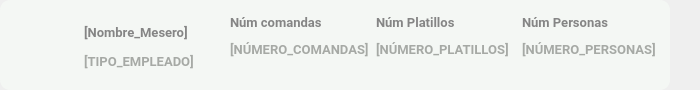
<?xml version="1.0" encoding="UTF-8"?>
<ui version="4.0">
 <class>admin_tarjeta_emeplado_reporte</class>
 <widget class="QWidget" name="admin_tarjeta_emeplado_reporte">
  <property name="geometry">
   <rect>
    <x>0</x>
    <y>0</y>
    <width>700</width>
    <height>90</height>
   </rect>
  </property>
  <property name="minimumSize">
   <size>
    <width>700</width>
    <height>90</height>
   </size>
  </property>
  <property name="windowTitle">
   <string>Form</string>
  </property>
  <property name="styleSheet">
   <string notr="true">admin_tarjeta_emeplado_reporte 
{
	background-color: rgb(244, 247, 244);
	border-color: rgb(255, 255, 0);
}</string>
  </property>
  <widget class="QLabel" name="label">
   <property name="geometry">
    <rect>
     <x>10</x>
     <y>10</y>
     <width>70</width>
     <height>70</height>
    </rect>
   </property>
   <property name="text">
    <string/>
   </property>
   <property name="pixmap">
    <pixmap resource="../Recursos.qrc">:/iconos/resources/camarero.svg</pixmap>
   </property>
   <property name="scaledContents">
    <bool>true</bool>
   </property>
   <property name="alignment">
    <set>Qt::AlignCenter</set>
   </property>
   <property name="wordWrap">
    <bool>true</bool>
   </property>
  </widget>
  <widget class="QLabel" name="lb_nombre">
   <property name="geometry">
    <rect>
     <x>84</x>
     <y>12</y>
     <width>140</width>
     <height>41</height>
    </rect>
   </property>
   <property name="maximumSize">
    <size>
     <width>140</width>
     <height>16777215</height>
    </size>
   </property>
   <property name="font">
    <font>
     <family>Roboto</family>
     <pointsize>10</pointsize>
     <weight>75</weight>
     <bold>true</bold>
    </font>
   </property>
   <property name="layoutDirection">
    <enum>Qt::LeftToRight</enum>
   </property>
   <property name="styleSheet">
    <string notr="true">color: rgb(133, 133, 133);
</string>
   </property>
   <property name="text">
    <string>[Nombre_Mesero]</string>
   </property>
   <property name="wordWrap">
    <bool>true</bool>
   </property>
  </widget>
  <widget class="QLabel" name="lb_tipoEmpleado">
   <property name="geometry">
    <rect>
     <x>84</x>
     <y>51</y>
     <width>157</width>
     <height>20</height>
    </rect>
   </property>
   <property name="font">
    <font>
     <family>Roboto</family>
     <pointsize>10</pointsize>
     <weight>75</weight>
     <bold>true</bold>
    </font>
   </property>
   <property name="layoutDirection">
    <enum>Qt::LeftToRight</enum>
   </property>
   <property name="styleSheet">
    <string notr="true">color: #A6A9A5;
</string>
   </property>
   <property name="text">
    <string>[TIPO_EMPLEADO]</string>
   </property>
  </widget>
  <widget class="QLabel" name="lb_numComandas">
   <property name="geometry">
    <rect>
     <x>230</x>
     <y>39</y>
     <width>197</width>
     <height>20</height>
    </rect>
   </property>
   <property name="font">
    <font>
     <family>Roboto</family>
     <pointsize>10</pointsize>
     <weight>75</weight>
     <bold>true</bold>
    </font>
   </property>
   <property name="layoutDirection">
    <enum>Qt::LeftToRight</enum>
   </property>
   <property name="styleSheet">
    <string notr="true">
	color: #A6A9A5;
</string>
   </property>
   <property name="text">
    <string>[NÚMERO_COMANDAS]</string>
   </property>
  </widget>
  <widget class="QLabel" name="lb_numPlatillos">
   <property name="geometry">
    <rect>
     <x>376</x>
     <y>39</y>
     <width>191</width>
     <height>20</height>
    </rect>
   </property>
   <property name="font">
    <font>
     <family>Roboto</family>
     <pointsize>10</pointsize>
     <weight>75</weight>
     <bold>true</bold>
    </font>
   </property>
   <property name="layoutDirection">
    <enum>Qt::LeftToRight</enum>
   </property>
   <property name="styleSheet">
    <string notr="true">
	color: #A6A9A5;
</string>
   </property>
   <property name="text">
    <string>[NÚMERO_PLATILLOS]</string>
   </property>
  </widget>
  <widget class="QLabel" name="lb_numPersonas">
   <property name="geometry">
    <rect>
     <x>522</x>
     <y>39</y>
     <width>194</width>
     <height>20</height>
    </rect>
   </property>
   <property name="font">
    <font>
     <family>Roboto</family>
     <pointsize>10</pointsize>
     <weight>75</weight>
     <bold>true</bold>
    </font>
   </property>
   <property name="layoutDirection">
    <enum>Qt::LeftToRight</enum>
   </property>
   <property name="styleSheet">
    <string notr="true">
	color: #A6A9A5;
</string>
   </property>
   <property name="text">
    <string>[NÚMERO_PERSONAS]</string>
   </property>
  </widget>
  <widget class="QLabel" name="label_2">
   <property name="geometry">
    <rect>
     <x>0</x>
     <y>0</y>
     <width>670</width>
     <height>90</height>
    </rect>
   </property>
   <property name="styleSheet">
    <string notr="true">background-color: rgb(244, 247, 244);
border-radius: 10px;</string>
   </property>
   <property name="text">
    <string/>
   </property>
  </widget>
  <widget class="QLabel" name="tipoUsuario_4">
   <property name="geometry">
    <rect>
     <x>230</x>
     <y>12</y>
     <width>123</width>
     <height>20</height>
    </rect>
   </property>
   <property name="font">
    <font>
     <family>Roboto</family>
     <pointsize>10</pointsize>
     <weight>75</weight>
     <bold>true</bold>
    </font>
   </property>
   <property name="layoutDirection">
    <enum>Qt::LeftToRight</enum>
   </property>
   <property name="styleSheet">
    <string notr="true">color: rgb(133, 133, 133);
</string>
   </property>
   <property name="text">
    <string>Núm comandas</string>
   </property>
  </widget>
  <widget class="QLabel" name="tipoUsuario_5">
   <property name="geometry">
    <rect>
     <x>376</x>
     <y>12</y>
     <width>121</width>
     <height>20</height>
    </rect>
   </property>
   <property name="font">
    <font>
     <family>Roboto</family>
     <pointsize>10</pointsize>
     <weight>75</weight>
     <bold>true</bold>
    </font>
   </property>
   <property name="layoutDirection">
    <enum>Qt::LeftToRight</enum>
   </property>
   <property name="styleSheet">
    <string notr="true">color: rgb(133, 133, 133);
</string>
   </property>
   <property name="text">
    <string>Núm Platillos</string>
   </property>
  </widget>
  <widget class="QLabel" name="tipoUsuario_6">
   <property name="geometry">
    <rect>
     <x>522</x>
     <y>12</y>
     <width>131</width>
     <height>20</height>
    </rect>
   </property>
   <property name="font">
    <font>
     <family>Roboto</family>
     <pointsize>10</pointsize>
     <weight>75</weight>
     <bold>true</bold>
    </font>
   </property>
   <property name="layoutDirection">
    <enum>Qt::LeftToRight</enum>
   </property>
   <property name="styleSheet">
    <string notr="true">color: rgb(133, 133, 133);
</string>
   </property>
   <property name="text">
    <string>Núm Personas</string>
   </property>
  </widget>
  <zorder>label_2</zorder>
  <zorder>label</zorder>
  <zorder>lb_nombre</zorder>
  <zorder>layoutWidget</zorder>
  <zorder>layoutWidget_2</zorder>
  <zorder>layoutWidget_3</zorder>
  <zorder>lb_tipoEmpleado</zorder>
  <zorder>lb_numComandas</zorder>
  <zorder>lb_numPlatillos</zorder>
  <zorder>lb_numPersonas</zorder>
  <zorder>tipoUsuario_4</zorder>
  <zorder>tipoUsuario_5</zorder>
  <zorder>tipoUsuario_6</zorder>
 </widget>
 <resources>
  <include location="../Recursos.qrc"/>
 </resources>
 <connections/>
</ui>
